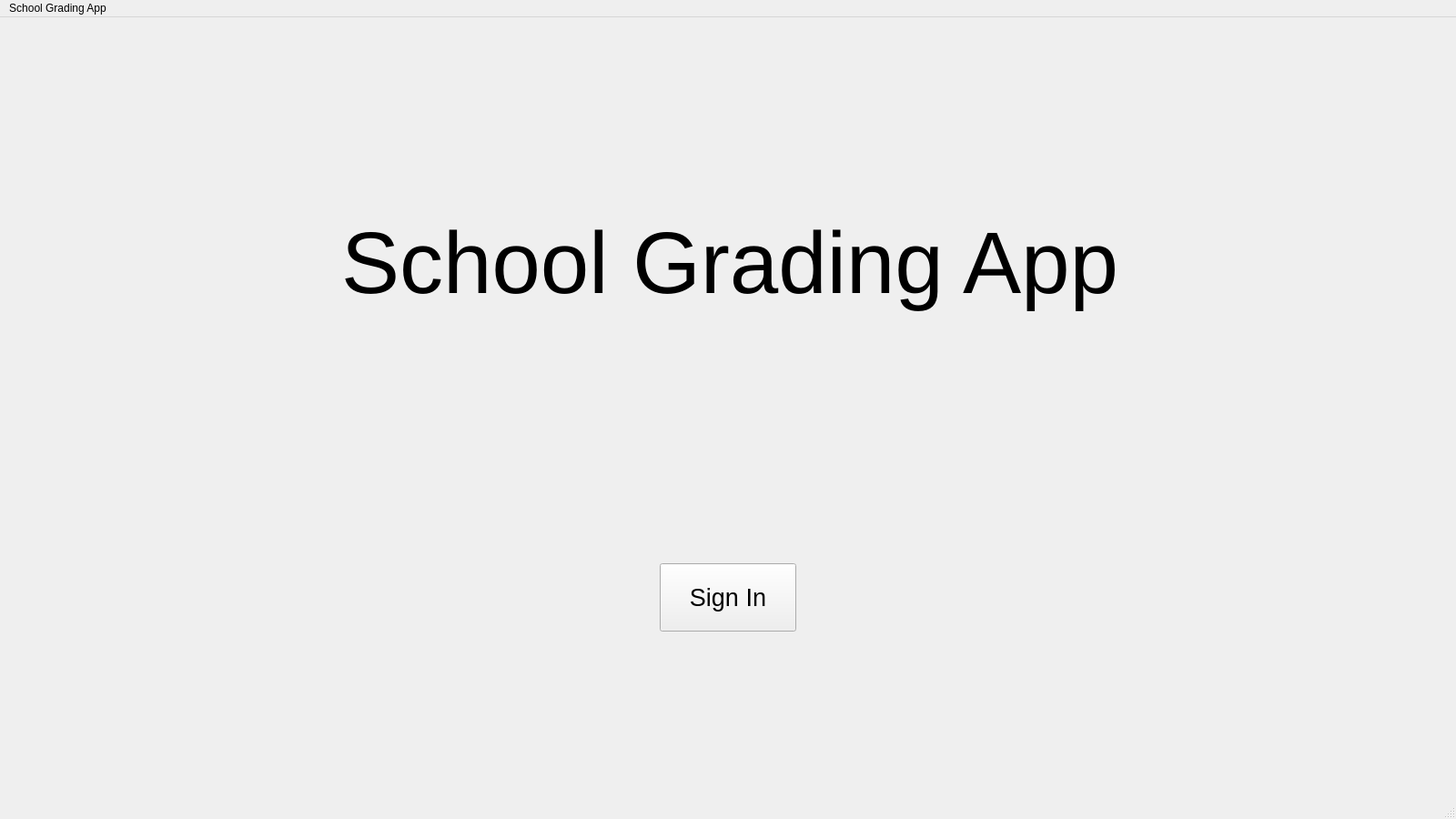
<?xml version="1.0" encoding="UTF-8"?>
<ui version="4.0">
 <class>MainWindow</class>
 <widget class="QMainWindow" name="MainWindow">
  <property name="geometry">
   <rect>
    <x>0</x>
    <y>0</y>
    <width>1600</width>
    <height>900</height>
   </rect>
  </property>
  <property name="windowTitle">
   <string>MainWindow</string>
  </property>
  <widget class="QWidget" name="centralwidget">
   <widget class="QPushButton" name="SignInButton">
    <property name="geometry">
     <rect>
      <x>725</x>
      <y>600</y>
      <width>150</width>
      <height>75</height>
     </rect>
    </property>
    <property name="font">
     <font>
      <pointsize>20</pointsize>
     </font>
    </property>
    <property name="text">
     <string>Sign In</string>
    </property>
   </widget>
   <widget class="QLabel" name="label">
    <property name="geometry">
     <rect>
      <x>375</x>
      <y>180</y>
      <width>850</width>
      <height>180</height>
     </rect>
    </property>
    <property name="font">
     <font>
      <pointsize>72</pointsize>
     </font>
    </property>
    <property name="text">
     <string>School Grading App</string>
    </property>
   </widget>
  </widget>
  <widget class="QMenuBar" name="menubar">
   <property name="geometry">
    <rect>
     <x>0</x>
     <y>0</y>
     <width>1600</width>
     <height>21</height>
    </rect>
   </property>
   <widget class="QMenu" name="menuSchool_Grading_App">
    <property name="title">
     <string>School Grading App</string>
    </property>
   </widget>
   <addaction name="menuSchool_Grading_App"/>
  </widget>
  <widget class="QStatusBar" name="statusbar"/>
 </widget>
 <resources/>
 <connections/>
</ui>
